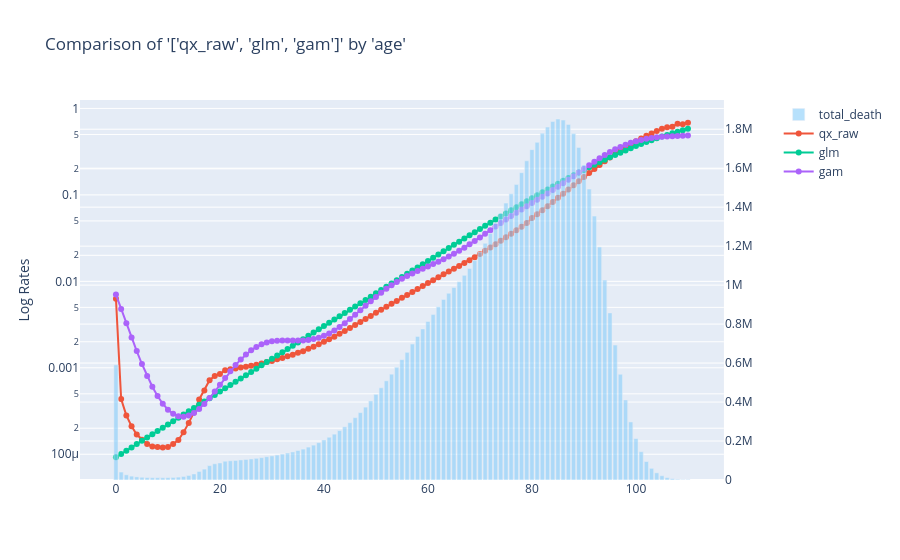

This figure's notebook cell:
### Code cell
charters.compare_rates(
    df=hmd_usa_df[hmd_usa_df["year"] >= 2000],
    x_axis="age",
    rates=["qx_raw", "glm", "gam"],
    secondary="total_death",
    display=True,
    y_log=True,
)
